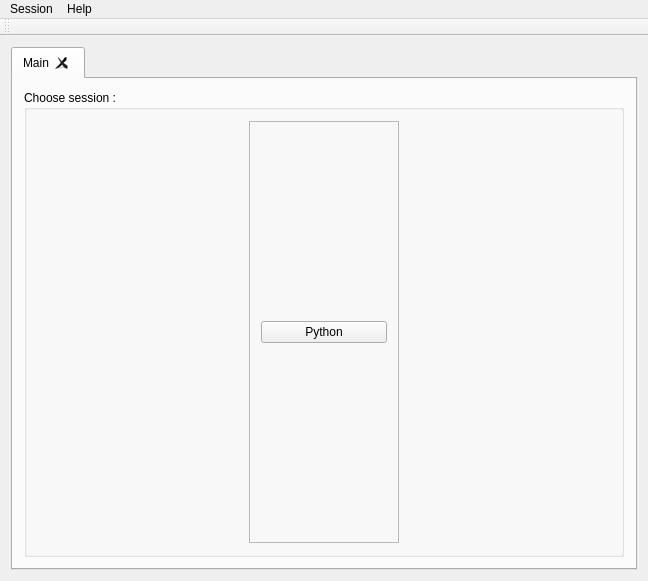
<?xml version="1.0" encoding="UTF-8"?>
<ui version="4.0">
 <class>MainForm</class>
 <widget class="QMainWindow" name="MainForm">
  <property name="geometry">
   <rect>
    <x>0</x>
    <y>0</y>
    <width>648</width>
    <height>581</height>
   </rect>
  </property>
  <property name="windowTitle">
   <string>Regex Ace</string>
  </property>
  <property name="windowIcon">
   <iconset resource="../resources/resources.qrc">
    <normaloff>:/new/regxace_resource/regxace_logo.png</normaloff>:/new/regxace_resource/regxace_logo.png</iconset>
  </property>
  <widget class="QWidget" name="centralWidget">
   <layout class="QVBoxLayout" name="verticalLayout">
    <item>
     <widget class="QTabWidget" name="tabWidget">
      <property name="currentIndex">
       <number>0</number>
      </property>
      <property name="tabsClosable">
       <bool>true</bool>
      </property>
      <property name="movable">
       <bool>true</bool>
      </property>
      <widget class="QWidget" name="tab_Main">
       <attribute name="title">
        <string>Main</string>
       </attribute>
       <layout class="QHBoxLayout" name="horizontalLayout">
        <item>
         <widget class="QGroupBox" name="groupBox">
          <property name="title">
           <string>Choose session : </string>
          </property>
          <layout class="QGridLayout" name="gridLayout_2">
           <item row="0" column="0">
            <widget class="QFrame" name="frame">
             <property name="maximumSize">
              <size>
               <width>150</width>
               <height>16777215</height>
              </size>
             </property>
             <property name="frameShape">
              <enum>QFrame::StyledPanel</enum>
             </property>
             <property name="frameShadow">
              <enum>QFrame::Raised</enum>
             </property>
             <layout class="QGridLayout" name="gridLayout">
              <item row="0" column="0">
               <widget class="QPushButton" name="btn_Python">
                <property name="text">
                 <string>Python</string>
                </property>
               </widget>
              </item>
             </layout>
            </widget>
           </item>
          </layout>
         </widget>
        </item>
       </layout>
      </widget>
     </widget>
    </item>
   </layout>
  </widget>
  <widget class="QMenuBar" name="menuBar">
   <property name="geometry">
    <rect>
     <x>0</x>
     <y>0</y>
     <width>648</width>
     <height>21</height>
    </rect>
   </property>
   <widget class="QMenu" name="menuSession">
    <property name="title">
     <string>Session</string>
    </property>
    <widget class="QMenu" name="menuNew_session">
     <property name="title">
      <string>New session</string>
     </property>
     <addaction name="actionPython"/>
    </widget>
    <addaction name="menuNew_session"/>
    <addaction name="separator"/>
    <addaction name="actionExit"/>
   </widget>
   <widget class="QMenu" name="menuHelp">
    <property name="title">
     <string>Help</string>
    </property>
    <addaction name="actionAbout_RegexAce"/>
   </widget>
   <addaction name="menuSession"/>
   <addaction name="menuHelp"/>
  </widget>
  <widget class="QToolBar" name="mainToolBar">
   <attribute name="toolBarArea">
    <enum>TopToolBarArea</enum>
   </attribute>
   <attribute name="toolBarBreak">
    <bool>false</bool>
   </attribute>
  </widget>
  <action name="actionPython">
   <property name="text">
    <string>Python</string>
   </property>
  </action>
  <action name="actionExit">
   <property name="text">
    <string>Exit</string>
   </property>
  </action>
  <action name="actionAbout_RegexAce">
   <property name="text">
    <string>About RegexAce</string>
   </property>
  </action>
 </widget>
 <layoutdefault spacing="6" margin="11"/>
 <resources>
  <include location="../resources/resources.qrc"/>
 </resources>
 <connections/>
</ui>
